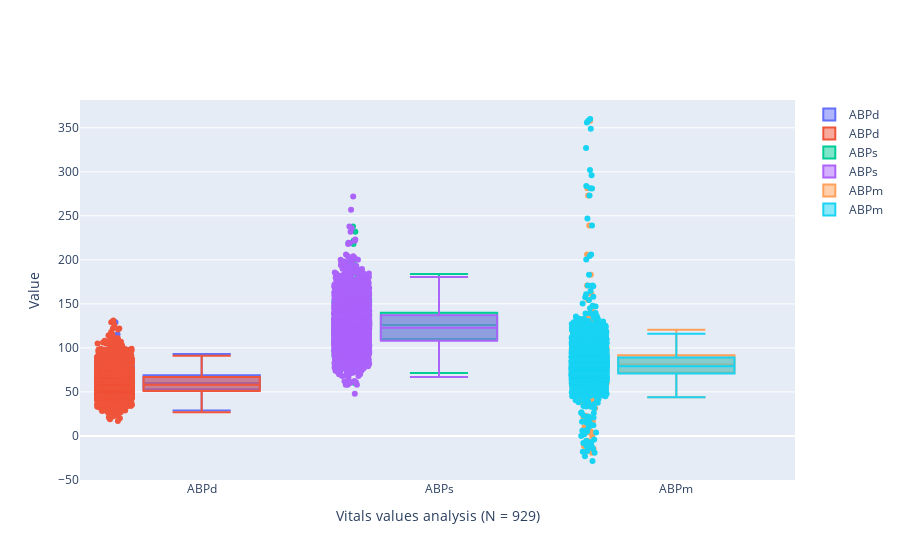

Notebook source saved alongside this figure:
### Code cell
#Valeurs 6 premières heures vs valeurs le reste
list_vit = ['ABPd', 'ABPs', 'ABPm']
print(df_hourly)
# df_hourly = df_hourly.pivot_table(index = ['stay_id', 'hour_from_intime'], columns = 'feature_name', values = 'feature_mean_value')

df_hourly=df_hourly.reset_index(level='stay_id')
batches = create_batchs(df_hourly)

batch_6 = []
batch_24 = []

for i in range(len(batches)):
    batch_6.append(batches[i].reindex(range(1,7)))
    batch_24.append(batches[i].reindex(range(1,25)))

df_6 = pd.concat(batch_6)
df_24 = pd.concat(batch_24)

print(df_6)
fig = go.Figure()
fig.update_layout(xaxis_title='Vitals values analysis (N = 929)', yaxis_title = "Value")
for i in range(len(list_vit)):
    fig.add_trace(go.Box(y=df_6[list_vit[i]], boxpoints='all', name = list_vit[i]))
    fig.add_trace(go.Box(y=df_24[list_vit[i]], boxpoints='all', name = list_vit[i]))


fig.show()

### Figure 1 — Plotly figure (JSON) as saved in the notebook; plotly's stock layout.template omitted (floating-point values rounded to 4 significant figures; data arrays with more than 128 entries replaced by an {"elided": "..."} marker saying what was removed)
{"data": [{"boxpoints": "all", "name": "ABPd", "type": "box", "y": {"elided": "5574 float values"}}, {"boxpoints": "all", "name": "ABPd", "type": "box", "y": {"elided": "22296 float values"}}, {"boxpoints": "all", "name": "ABPs", "type": "box", "y": {"elided": "5574 float values"}}, {"boxpoints": "all", "name": "ABPs", "type": "box", "y": {"elided": "22296 float values"}}, {"boxpoints": "all", "name": "ABPm", "type": "box", "y": {"elided": "5574 float values"}}, {"boxpoints": "all", "name": "ABPm", "type": "box", "y": {"elided": "22296 float values"}}], "layout": {"xaxis": {"title": {"text": "Vitals values analysis (N = 929)"}}, "yaxis": {"title": {"text": "Value"}}}}
